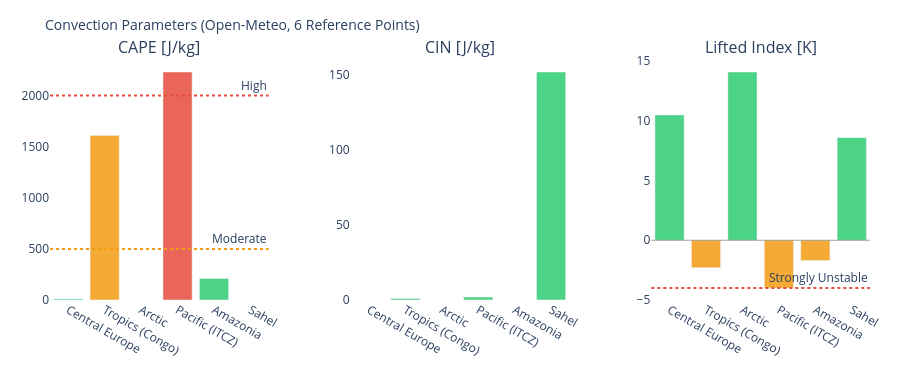

The notebook cell saved with this chart:
### Markdown cell above
---
## 3. Visualizations

### Code cell
# ============================================================
# CAPE / CIN / LIFTED INDEX – Convection potential
# ============================================================

if not df_atm.empty:
    fig = make_subplots(
        rows=1, cols=3,
        subplot_titles=['CAPE [J/kg]', 'CIN [J/kg]', 'Lifted Index [K]'],
        horizontal_spacing=0.1
    )
    pts = df_atm['point'].tolist()
    pt_colors = ['#E85D24','#185FA5','#888780','#378ADD','#639922','#F2A623']

    # CAPE – höher = mehr Gewitterpotential
    cape_vals = df_atm['cape'].fillna(0).tolist()
    cape_colors = ['#e74c3c' if v > 2000 else '#f39c12' if v > 500 else '#2ecc71'
                   for v in cape_vals]
    fig.add_trace(go.Bar(x=pts, y=cape_vals, marker_color=cape_colors,
                         opacity=0.85, showlegend=False), row=1, col=1)
    fig.add_hline(y=2000, line_dash='dot', line_color='#e74c3c',
                  annotation_text='High', row=1, col=1)
    fig.add_hline(y=500,  line_dash='dot', line_color='#f39c12',
                  annotation_text='Moderate', row=1, col=1)

    # CIN – negativer = stärker gedeckelt (weniger Auslöse)
    cin_vals = df_atm['cin'].fillna(0).tolist()
    cin_colors = ['#e74c3c' if v < -200 else '#f39c12' if v < -50 else '#2ecc71'
                  for v in cin_vals]
    fig.add_trace(go.Bar(x=pts, y=cin_vals, marker_color=cin_colors,
                         opacity=0.85, showlegend=False), row=1, col=2)

    # Lifted Index – negativ = instabil
    li_vals = df_atm['li'].fillna(0).tolist()
    li_colors = ['#e74c3c' if v < -4 else '#f39c12' if v < 0 else '#2ecc71'
                 for v in li_vals]
    fig.add_trace(go.Bar(x=pts, y=li_vals, marker_color=li_colors,
                         opacity=0.85, showlegend=False), row=1, col=3)
    fig.add_hline(y=0, line_color='gray', line_width=0.7, row=1, col=3)
    fig.add_hline(y=-4, line_dash='dot', line_color='#e74c3c',
                  annotation_text='Strongly Unstable', row=1, col=3)

    fig.update_layout(
        title=dict(text='Convection Parameters (Open-Meteo, 6 Reference Points)', font=dict(size=14)),
        height=380, plot_bgcolor='rgba(0,0,0,0)', paper_bgcolor='rgba(0,0,0,0)',
        margin=dict(l=50, r=30, t=60, b=80)
    )
    fig.update_xaxes(tickangle=30)
    fig.show()

### Figure 1 — Plotly figure (JSON) as saved in the notebook; plotly's stock layout.template omitted (floating-point values rounded to 4 significant figures)
{"data": [{"marker": {"color": ["#2ecc71", "#f39c12", "#2ecc71", "#e74c3c", "#2ecc71", "#2ecc71"]}, "opacity": 0.85, "showlegend": false, "type": "bar", "x": ["Central Europe", "Tropics (Congo)", "Arctic", "Pacific (ITCZ)", "Amazonia", "Sahel"], "xaxis": "x", "y": [10.0, 1610.0, 0.0, 2230.0, 210.0, 0.0], "yaxis": "y"}, {"marker": {"color": ["#2ecc71", "#2ecc71", "#2ecc71", "#2ecc71", "#2ecc71", "#2ecc71"]}, "opacity": 0.85, "showlegend": false, "type": "bar", "x": ["Central Europe", "Tropics (Congo)", "Arctic", "Pacific (ITCZ)", "Amazonia", "Sahel"], "xaxis": "x2", "y": [0.0, 1.0, 0.0, 2.0, 0.0, 152.0], "yaxis": "y2"}, {"marker": {"color": ["#2ecc71", "#f39c12", "#2ecc71", "#f39c12", "#f39c12", "#2ecc71"]}, "opacity": 0.85, "showlegend": false, "type": "bar", "x": ["Central Europe", "Tropics (Congo)", "Arctic", "Pacific (ITCZ)", "Amazonia", "Sahel"], "xaxis": "x3", "y": [10.5, -2.3, 14.1, -4.0, -1.7, 8.6], "yaxis": "y3"}], "layout": {"annotations": [{"font": {"size": 16}, "showarrow": false, "text": "CAPE [J/kg]", "x": 0.1333, "xanchor": "center", "xref": "paper", "y": 1.0, "yanchor": "bottom", "yref": "paper"}, {"font": {"size": 16}, "showarrow": false, "text": "CIN [J/kg]", "x": 0.5, "xanchor": "center", "xref": "paper", "y": 1.0, "yanchor": "bottom", "yref": "paper"}, {"font": {"size": 16}, "showarrow": false, "text": "Lifted Index [K]", "x": 0.8667, "xanchor": "center", "xref": "paper", "y": 1.0, "yanchor": "bottom", "yref": "paper"}, {"showarrow": false, "text": "High", "x": 1, "xanchor": "right", "xref": "x domain", "y": 2000, "yanchor": "bottom", "yref": "y"}, {"showarrow": false, "text": "Moderate", "x": 1, "xanchor": "right", "xref": "x domain", "y": 500, "yanchor": "bottom", "yref": "y"}, {"showarrow": false, "text": "Strongly Unstable", "x": 1, "xanchor": "right", "xref": "x3 domain", "y": -4, "yanchor": "bottom", "yref": "y3"}], "height": 380, "margin": {"b": 80, "l": 50, "r": 30, "t": 60}, "paper_bgcolor": "rgba(0,0,0,0)", "plot_bgcolor": "rgba(0,0,0,0)", "shapes": [{"line": {"color": "#e74c3c", "dash": "dot"}, "type": "line", "x0": 0, "x1": 1, "xref": "x domain", "y0": 2000, "y1": 2000, "yref": "y"}, {"line": {"color": "#f39c12", "dash": "dot"}, "type": "line", "x0": 0, "x1": 1, "xref": "x domain", "y0": 500, "y1": 500, "yref": "y"}, {"line": {"color": "gray", "width": 0.7}, "type": "line", "x0": 0, "x1": 1, "xref": "x3 domain", "y0": 0, "y1": 0, "yref": "y3"}, {"line": {"color": "#e74c3c", "dash": "dot"}, "type": "line", "x0": 0, "x1": 1, "xref": "x3 domain", "y0": -4, "y1": -4, "yref": "y3"}], "title": {"font": {"size": 14}, "text": "Convection Parameters (Open-Meteo, 6 Reference Points)"}, "xaxis": {"anchor": "y", "domain": [0.0, 0.2667], "tickangle": 30}, "xaxis2": {"anchor": "y2", "domain": [0.3667, 0.6333], "tickangle": 30}, "xaxis3": {"anchor": "y3", "domain": [0.7333, 1.0], "tickangle": 30}, "yaxis": {"anchor": "x", "domain": [0.0, 1.0]}, "yaxis2": {"anchor": "x2", "domain": [0.0, 1.0]}, "yaxis3": {"anchor": "x3", "domain": [0.0, 1.0]}}}
